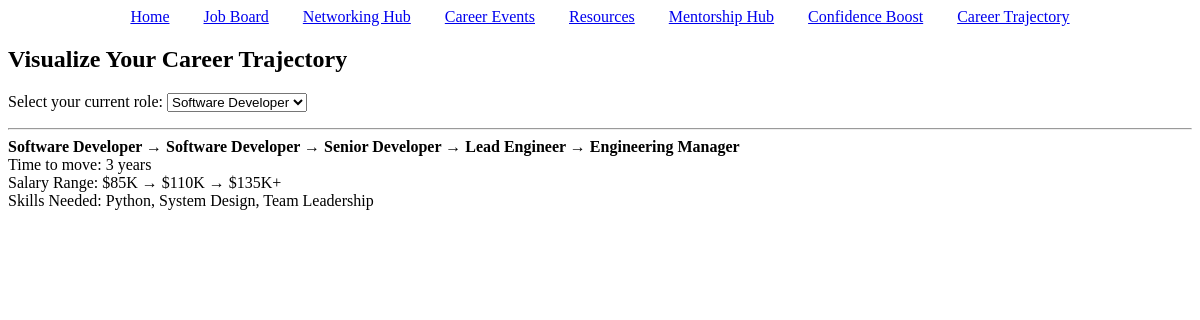
Before: /visualize-trajectory/ with the older database file.
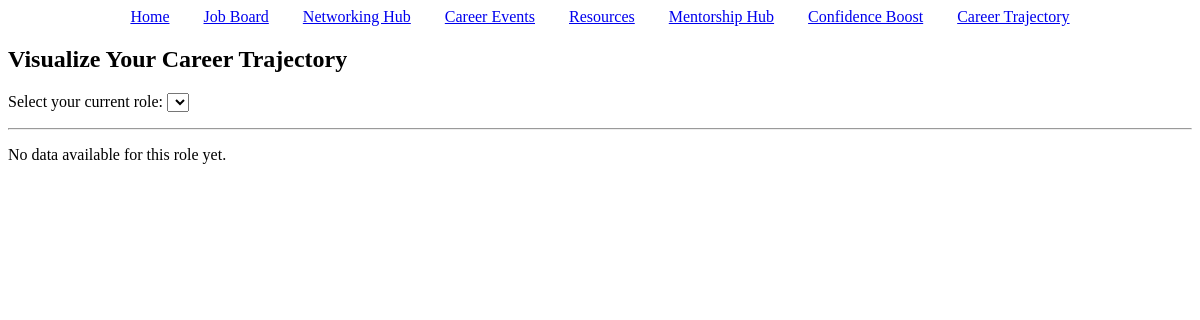
After: the same page with the newer database file.
### base/models.py (models this page shows, shortened)
class CareerStep(models.Model):
    role = models.CharField(max_length=100)
    next_role = models.CharField(max_length=100)
    avg_years = models.IntegerField()
    salary_range = models.CharField(max_length=100)
    skills_required = models.TextField()

### base/views.py (the view)
# urls.py: path('visualize-trajectory/', views.visualize_trajectory, name='visualize_trajectory'),
def visualize_trajectory(request):
    role = request.GET.get('role', 'Software Developer')  # Default for now
    steps = CareerStep.objects.filter(role=role)
    roles = CareerStep.objects.values_list('role', flat=True).distinct()
    return render(request, 'uncc_career_trajectory.html', {
        'steps': steps,
        'roles': roles,
        'selected_role': role
    })

### templates/uncc_career_trajectory.html
<nav>
    <ul style="list-style-type: none; text-align: center; padding: 0; margin: 0;">
        <li style="display: inline; margin: 0 15px;"><a href="/">Home</a></li>
        <li style="display: inline; margin: 0 15px;"><a href="/job-board/">Job Board</a></li>
        <li style="display: inline; margin: 0 15px;"><a href="/networking/">Networking Hub</a></li>
        <li style="display: inline; margin: 0 15px;"><a href="/events/">Career Events</a></li>
        <li style="display: inline; margin: 0 15px;"><a href="/resources/">Resources</a></li>
        <li style="display: inline; margin: 0 15px;"><a href="/mentorship/">Mentorship Hub</a></li>
        <li style="display: inline; margin: 0 15px;"><a href="/career-confidence-boost/">Confidence Boost</a></li>
        <li style="display: inline; margin: 0 15px;"><a href="/visualize-trajectory/">Career Trajectory</a></li>
    </ul>
</nav>
<h2>Visualize Your Career Trajectory</h2>
<form method="get">
    <label for="role">Select your current role:</label>
    <select name="role" id="role" onchange="this.form.submit()">
        {% for r in roles %}
            <option value="{{ r }}" {% if r == selected_role %}selected{% endif %}>{{ r }}</option>
        {% endfor %}
    </select>
</form>
<hr>
{% for step in steps %}
    <div style="margin-bottom: 20px;">
        <strong>{{ step.role }} → {{ step.next_role }}</strong><br>
        Time to move: {{ step.avg_years }} years<br>
        Salary Range: {{ step.salary_range }}<br>
        Skills Needed: {{ step.skills_required }}
    </div>
{% empty %}
    <p>No data available for this role yet.</p>
{% endfor %}

Changed rows visible on the page:
removed CareerStep: role "Software Developer", next_role "Software Developer → Senior Developer → Lead Engineer → Engineering Manager", avg_years "3", salary_range "$85K → $110K → $135K+", skills_required "Python, System Design, Team Leadership"
Other visible differences:
form field role: "Software Developer" → (not shown)
text now shown: "No data available for this role yet."
